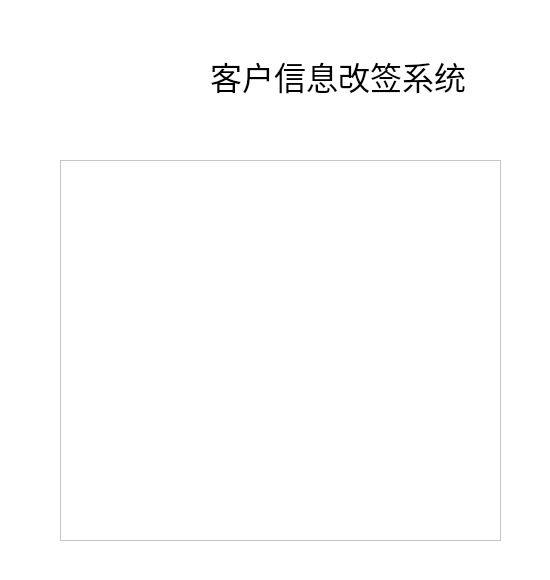
<?xml version="1.0" encoding="UTF-8"?>
<ui version="4.0">
 <class>MainWindow</class>
 <widget class="QMainWindow" name="MainWindow">
  <property name="geometry">
   <rect>
    <x>0</x>
    <y>0</y>
    <width>550</width>
    <height>580</height>
   </rect>
  </property>
  <property name="windowTitle">
   <string>客户信息改签系统</string>
  </property>
  <property name="windowIcon">
   <iconset>
    <normaloff>../data/images/logo.png</normaloff>../data/images/logo.png</iconset>
  </property>
  <property name="styleSheet">
   <string notr="true">background-color: white;
</string>
  </property>
  <widget class="QWidget" name="centralwidget">
   <widget class="QLabel" name="label">
    <property name="geometry">
     <rect>
      <x>210</x>
      <y>50</y>
      <width>261</width>
      <height>51</height>
     </rect>
    </property>
    <property name="font">
     <font>
      <family>华文新魏</family>
      <pointsize>24</pointsize>
     </font>
    </property>
    <property name="text">
     <string>客户信息改签系统</string>
    </property>
   </widget>
   <widget class="QLabel" name="label_3">
    <property name="geometry">
     <rect>
      <x>90</x>
      <y>40</y>
      <width>91</width>
      <height>81</height>
     </rect>
    </property>
    <property name="text">
     <string/>
    </property>
    <property name="pixmap">
     <pixmap>../data/images/logo.png</pixmap>
    </property>
    <property name="scaledContents">
     <bool>true</bool>
    </property>
   </widget>
   <widget class="QScrollArea" name="scrollArea">
    <property name="geometry">
     <rect>
      <x>60</x>
      <y>160</y>
      <width>441</width>
      <height>381</height>
     </rect>
    </property>
    <property name="styleSheet">
     <string notr="true">QScrollArea {
    border: 2px solid #4CAF50;               /* 设置2px绿色边框 */
    border-radius: 12px;                     /* 设置圆角 */
    background-color: #f9f9f9;               /* 设置背景色 */
    padding: 10px;                           /* 设置内边距 */
    box-shadow: 0 4px 8px rgba(0, 0, 0, 0.1); /* 添加柔和的阴影效果 */
    transition: all 0.3s ease;               /* 添加过渡效果，让状态改变时更平滑 */
}


QScrollArea &gt; QWidget {
    background-color: #fff;                  /* 设置内容区的背景颜色为白色 */
    border-radius: 8px;                      /* 设置内容区域圆角 */
    padding: 10px;                           /* 内容区内边距 */
}
</string>
    </property>
    <property name="widgetResizable">
     <bool>true</bool>
    </property>
    <widget class="QWidget" name="scrollAreaWidgetContents">
     <property name="geometry">
      <rect>
       <x>0</x>
       <y>0</y>
       <width>417</width>
       <height>357</height>
      </rect>
     </property>
    </widget>
   </widget>
  </widget>
 </widget>
 <resources/>
 <connections/>
</ui>
